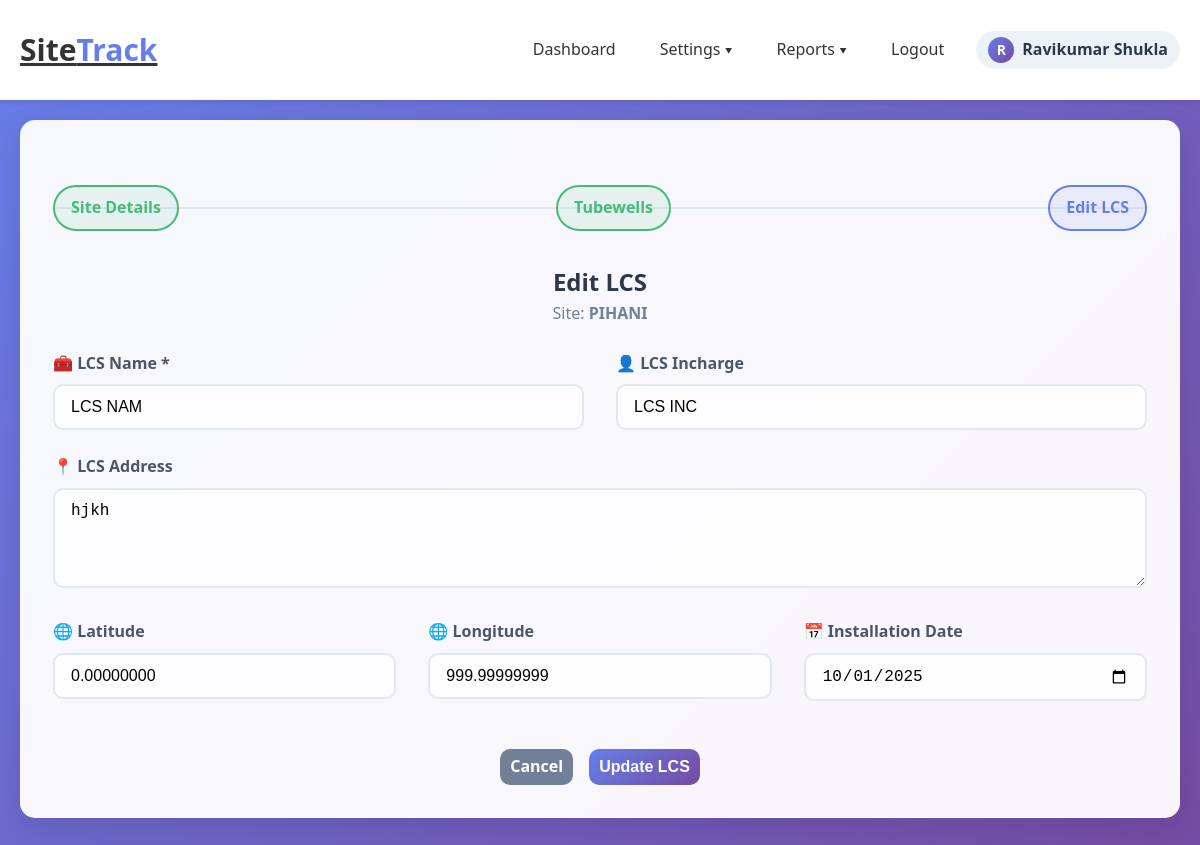
Screenshot of /edit_lcs.php?lcs_id=1 (signed in) with the database file from the repository.
### tables this page shows
CREATE TABLE `lcs` (
  `id` int(11) NOT NULL,
  `site_id` int(11) DEFAULT NULL,
  `lcs_name` varchar(255) DEFAULT NULL,
  `tw_address` text DEFAULT NULL,
  `incharge_name` varchar(255) DEFAULT NULL,
  `latitude` decimal(10,8) DEFAULT NULL,
  `longitude` decimal(11,8) DEFAULT NULL,
  `installation_date` date DEFAULT NULL,
  `created_by` varchar(100) DEFAULT NULL,
  `created_at` timestamp NOT NULL DEFAULT current_timestamp()
);

CREATE TABLE `sites` (
  `id` int(11) NOT NULL,
  `site_name` varchar(255) NOT NULL,
  `address` text DEFAULT NULL,
  `division_name` varchar(255) DEFAULT NULL,
  `contractor_name` varchar(255) DEFAULT NULL,
  `site_incharge` varchar(255) DEFAULT NULL,
  `contact` varchar(20) DEFAULT NULL,
  `number_of_tubewell` int(11) DEFAULT NULL,
  `lcs_available` tinyint(1) NOT NULL DEFAULT 0,
  `created_by` varchar(100) DEFAULT NULL,
  `created_at` timestamp NOT NULL DEFAULT current_timestamp()
);

### edit_lcs.php (the view, shortened to what this page needs)
<?php
include 'db_config.php';
$lcs_id = (int)$_GET['lcs_id'];
$stmt = $conn->prepare("SELECT l.*, s.site_name, s.id AS site_id, s.address AS site_address FROM lcs l JOIN sites s ON s.id = l.site_id WHERE l.id = ?");
$stmt->bind_param('i', $lcs_id);
$stmt->execute();
$lcs = $stmt->get_result()->fetch_assoc();
$site_id = (int)$lcs['site_id'];
?>
<!DOCTYPE html>
<html lang="hi">
<head>
    <link rel="stylesheet" href="style.css">
</head>
<body>
 <?php include('header.php'); ?>
<div class="container">
    <div class="card">
        <div class="progress-steps">
            <div class="step completed">Site Details</div>
            <div class="step completed">Tubewells</div>
            <div class="step active">Edit LCS</div>
        </div>
        <div style="text-align:center; margin-bottom:1.5rem;">
            <h2 style="color:#2d3748;">Edit LCS</h2>
            <p style="color:#718096;">Site: <strong><?php echo htmlspecialchars($lcs['site_name']); ?></strong></p>
        </div>
        <form method="POST">
            <div style="display:grid; grid-template-columns:1fr 1fr; gap:2rem;">
                <div class="form-group">
                    <label class="form-label">🧰 LCS Name *</label>
                    <input type="text" name="lcs_name" class="form-control" required value="<?php echo htmlspecialchars($lcs['lcs_name']); ?>">
                </div>
                <div class="form-group">
                    <label class="form-label">👤 LCS Incharge</label>
                    <input type="text" name="lcs_incharge" class="form-control" value="<?php echo htmlspecialchars($lcs['incharge_name']); ?>">
                </div>
            </div>
            <div class="form-group">
                <label class="form-label">📍 LCS Address</label>
                <textarea name="lcs_address" class="form-control"><?php echo htmlspecialchars($lcs['tw_address']); ?></textarea>
            </div>
            <div style="display:grid; grid-template-columns:1fr 1fr 1fr; gap:2rem;">
                <div class="form-group">
                    <label class="form-label">🌐 Latitude</label>
                    <input type="text" name="latitude" class="form-control" value="<?php echo htmlspecialchars($lcs['latitude']); ?>">
                </div>
                <div class="form-group">
                    <label class="form-label">🌐 Longitude</label>
                    <input type="text" name="longitude" class="form-control" value="<?php echo htmlspecialchars($lcs['longitude']); ?>">
                </div>
                <div class="form-group">
                    <label class="form-label">📅 Installation Date</label>
                    <input type="date" name="installation_date" class="form-control" value="<?php echo htmlspecialchars($lcs['installation_date']); ?>">
                </div>
            </div>
            <div class="btn-group" style="justify-content:center; margin-top:1.5rem;">
                <a href="view_site.php?site_id=<?php echo (int)$site_id; ?>" class="btn btn-secondary">Cancel</a>
                <button type="submit" class="btn btn-primary">Update LCS</button>
            </div>
        </form>
    </div>
</div>
</body>
</html>

### style.css (style rules this page uses)
* { margin: 0; padding: 0; box-sizing: border-box; }
body { font-family: 'Segoe UI', Tahoma, Geneva, Verdana, sans-serif; line-height: 1.6; color: #333; background: linear-gradient(135deg, #667eea 0%, #764ba2 100%); min-height: 100vh; }
.container { max-width: 1600px; margin: 0 auto; padding: 20px; }
.card { background: rgba(255, 255, 255, 0.95); backdrop-filter: blur(10px); border-radius: 15px; padding: 2rem; margin-bottom: 2rem; box-shadow: 0 10px 30px rgba(0, 0, 0, 0.1); border: 1px solid rgba(255, 255, 255, 0.2); transition: transform 0.3s ease, box-shadow 0.3s ease; }
.form-group { margin-bottom: 1.5rem; }
.form-label { display: block; margin-bottom: 0.5rem; font-weight: 600; color: #4a5568; }
.form-control { width: 100%; padding: 12px 16px; border: 2px solid #e2e8f0; border-radius: 10px; font-size: 1rem; transition: all 0.3s ease; background: rgba(255, 255, 255, 0.8); }
textarea.form-control { min-height: 100px; resize: vertical; }
.btn { display: inline-block; padding: 5px 10px; border: none; border-radius: 10px; font-size: 1rem; font-weight: 600; text-decoration: none; text-align: center; cursor: pointer; transition: all 0.3s ease; position: relative; overflow: hidden; }
.btn-primary { background: linear-gradient(135deg, #667eea 0%, #764ba2 100%); color: white; }
.btn-secondary { background: #718096; color: white; }
.btn-group { display: flex; gap: 1rem; flex-wrap: wrap; }
.progress-steps { display: flex; justify-content: space-between; margin: 2rem 0; position: relative; }
.progress-steps::before { content: ''; position: absolute; top: 50%; left: 0; right: 0; height: 2px; background: #e2e8f0; transform: translateY(-50%); z-index: 1; }
.step { position: relative; z-index: 2; background: white; padding: 0.5rem 1rem; border-radius: 25px; border: 2px solid #e2e8f0; font-weight: 600; color: #718096; }
.step.active { border-color: #667eea; color: #667eea; background: rgba(102, 126, 234, 0.1); }
.step.completed { border-color: #48bb78; color: #48bb78; background: rgba(72, 187, 120, 0.1); }

### rows the page displays
lcs: site.site_name "PIHANI", lcs_name "LCS NAM", lcs_incharge "LCS INC", lcs_address "hjkh", latitude "0.00000000", longitude "999.99999999", installation_date "10/01/2025"

### other values shown
$initial "R"
$display_name "Ravikumar Shukla"
